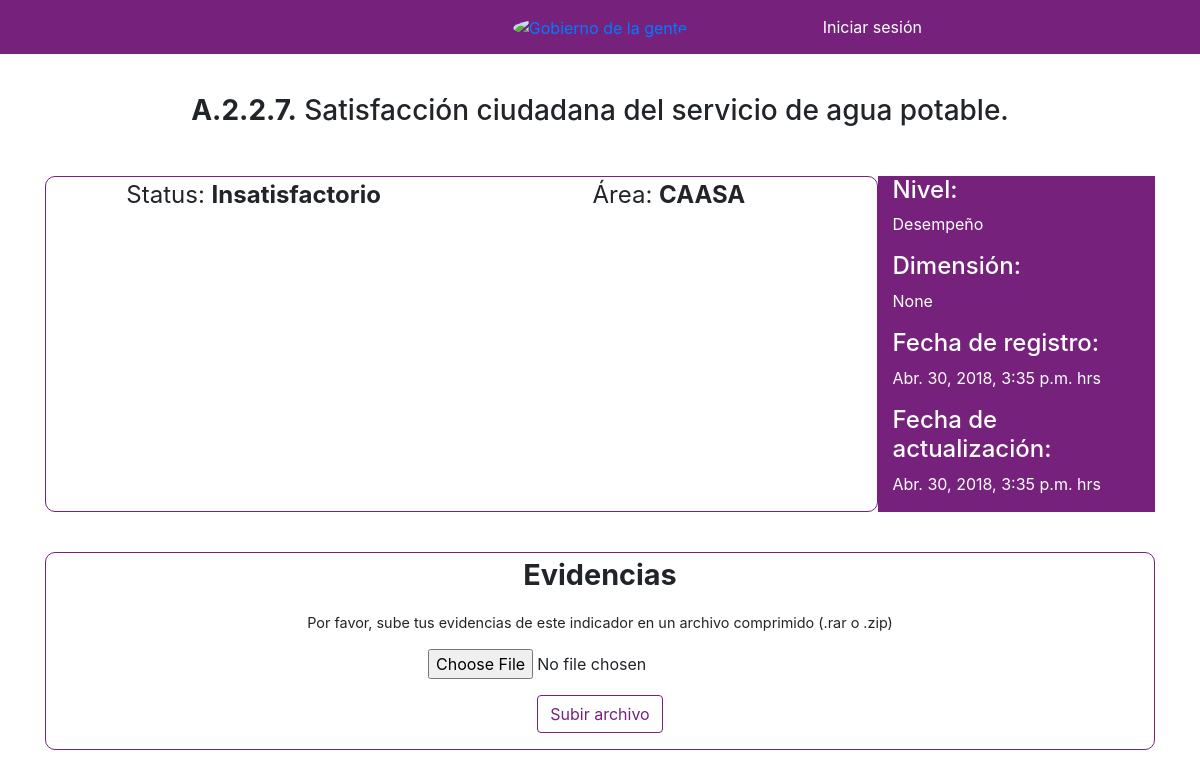
/indicadores/42/, run on the app's committed database.
### indicadores/models.py (models this page shows, shortened)
class Indicador(models.Model):
    indicador = models.CharField(max_length=10)
    nombre = models.TextField()
    descripcion = models.TextField(blank=True, null=True)
    metodo_calculo = models.TextField(blank=True, null=True)
    nivel = models.CharField(max_length=15, choices=choices_nivel, blank=True, null=True)
    dimension = models.CharField(max_length=144, blank=True, null=True)
    criterios_evaluacion = models.TextField(blank=True, null=True)
    area = models.ForeignKey(User, related_name='indicadores', on_delete=models.CASCADE)
    status = models.CharField(max_length=15, choices=choices_status)
    created = models.DateTimeField(auto_now_add=True)
    updated = models.DateTimeField(auto_now=True)
    evidencia = models.FileField(upload_to="evidencias/archivos/", blank=True, null=True)

### indicadores/views.py (the view, shortened to what this page needs)
# urls.py: path('<int:pk>/', indicadoresDetailView.as_view(), name="detail"),
class indicadoresDetailView(views.View):
    def get(self, request, pk):
        template_name="indicadores/indicador_detail.html"
        indicador = Indicador.objects.get(pk=pk)
        form = UploadFileForm()
        context = {'indicador':indicador, 'form':form}
        return render(request, template_name, context)

### indicadores/forms.py
class UploadFileForm(forms.ModelForm):
    evidencia = forms.FileField(label="")
    class Meta:
        model = Indicador
        fields = ['evidencia']

### indicadores/templates/indicadores/indicador_detail.html (shortened to what this page needs)
{% extends 'base.html' %}
{% block content %}
    <div class="container">
        <div class="row text-center">
            <div class="col-md-12">
                <h3><b>{{ indicador.indicador }}</b> {{ indicador.nombre }}</h3>
            </div>
        </div>
        <div class="row margin-top-middle">
            <div class="col-md-9 border-primary-a text-detail-important">
                <div class="row text-center">
                    <div class="col-md-6"><p>Status: <span
                            class="{% if indicador.status == "Satisfactorio" %}
                            color-green
                            {% elif indicador.status == "Regular" %}
                            color-yellow
                            {% else %}
                            color-red
                            {% endif %}
                            "><b>{{ indicador.status }}</b></span></p></div>
                    <div class="col-md-6"><p>Área: <span><b>{{ indicador.area.username }}</b></span></p></div>
                </div>
            </div>
            <div class="col-md-3 background-primary d-flex justify-content-around flex-column color-accent align-items-start">
                <div>
                    <h4 class="">Nivel:</h4>
                    <p class="text-center w-100">{{ indicador.nivel }}</p>
                </div>
                <div>
                    <h4 class="">Dimensión:</h4>
                    <p class="">{{ indicador.dimension }}</p>
                </div>
                <div>
                    <h4 class="">Fecha de registro:</h4>
                    <p class="">{{ indicador.created }} hrs</p>
                </div>
                <div>
                    <h4 class="">Fecha de actualización:</h4>
                    <p class="">{{ indicador.updated }} hrs</p>
                </div>
            </div>
        </div>
        <div class="row margin-top-middle">
            <div class="col-md-12 border-primary-a text-center margin-bottom-normal">
                <p class="text-detail-leve" style="font-size: 1.8em;"><b>Evidencias</b></p>
                {% if indicador.evidencia %}
                    <div class="margin-bottom-normal">
                        <a class="see_evidencia" target="_blank" href="/media/{{ indicador.evidencia }}">Visualizar o descargar archivo</a>
                    </div>
                    <p class="text-evidencia">Actualizar archivo</p>
                {% else %}
                    <p class="text-evidencia">Por favor, sube tus evidencias de este indicador en un archivo comprimido (.rar o .zip)</p>
                {% endif %}
                    <form action="{% url 'indicadores:detail' indicador.id  %}" method="post" enctype="multipart/form-data">
                        {{ form.as_p }}
                        <input class="btn btn-outline-primary margin-bottom-small" type="submit" value="Subir archivo">
                    </form>
            </div>
        </div>
    </div>
{% endblock %}

### static/css/styles.css (style rules this page uses)
.background-primary { background: #76227c !important; }
.color-accent { color: #fff !important; }
.margin-bottom-small { margin-bottom: 2vh !important; }
.margin-bottom-normal { margin-bottom: 5vh !important; }
.margin-top-middle { margin-top: 5vh; }
.btn-outline-primary { color: #76227c; background: transparent none; border-color: #76227c; }
.border-primary-a { border-radius: 10px; border: 1px solid #76227c; }
.text-detail-important { font-size: 1.5em; }
.text-detail-leve { font-size: 1.3em; }
.text-evidencia { font-size: 0.9em; }

### data on the page
Indicador: indicador "A.2.2.7.", nombre "Satisfacción ciudadana del servicio de agua potable.", status "Insatisfactorio", area.username "CAASA", nivel "Desempeño", dimension "None", created "Abr. 30, 2018, 3:35 p.m.", updated "Abr. 30, 2018, 3:35 p.m."
